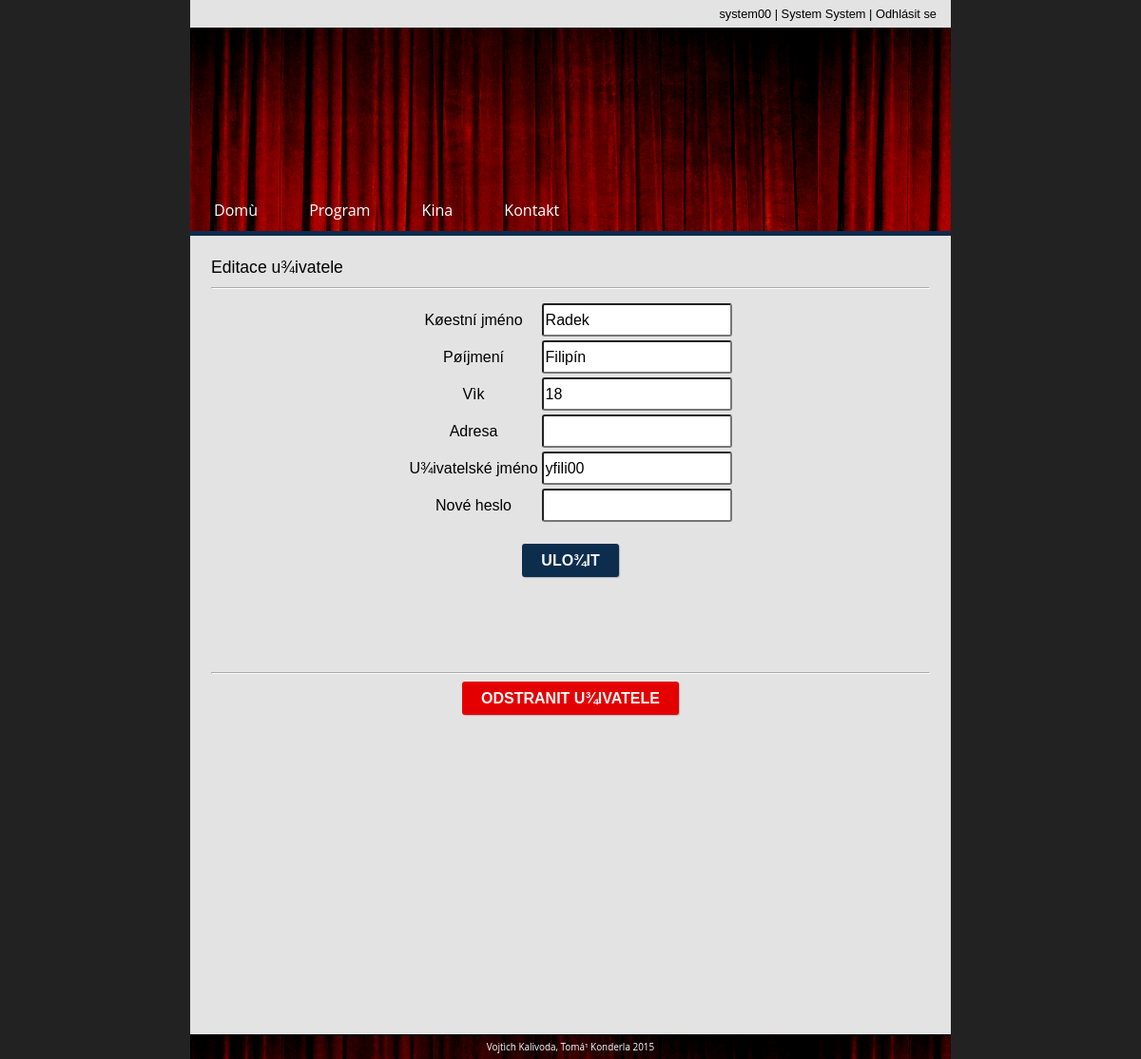
Page /edit_user.php?id=2 (signed in) on the committed database.
### tables this page shows
CREATE TABLE `Klient` (
	`id_klienta` int(10) NOT NULL AUTO_INCREMENT PRIMARY KEY,
	jmeno VARCHAR(50) NOT NULL,
	prijmeni  VARCHAR(50) NOT NULL,
	username VARCHAR(50) UNIQUE NOT NULL,
	heslo VARCHAR(50) NOT NULL,
	vek INTEGER
);

### core.php (called while the page is built, shortened)
<?php
	require_once 'db_connection.php';
	$_userLogged_ = false;
	$_userRights_ = 0;
	if( isset($_SESSION['user']) and $_SESSION['user'] != "" )
		$_userLogged_ = $_SESSION['user'];
	if( isset($_SESSION['rights']) and $_SESSION['rights'] != "")
		$_userRights_ = $_SESSION['rights'];
	include 'header.php';
?>

### edit_user.php (the view, shortened to what this page needs)
<?php
	require_once 'core.php';
	$found = false;
	if( isset($_GET['id']) )
	{
		$id_klienta =  $_GET['id'];
		$sql = "SELECT *
				FROM Klient
				WHERE id_klienta = " . $id_klienta;
		$result = $db->query($sql);
		if( $result->num_rows == 1 )
		{
			$row = $result->fetch_assoc();
			$found = true;
			$jmeno = $row['jmeno'];
			$prijmeni = $row['prijmeni'];
			$adresa = $row['adresa'];
			$vek = $row['vek'];
			$username = $row['username'];
		}
	}
?>
<!DOCTYPE HTML PUBLIC "-//W3C//DTD HTML 4.01 Transitional//EN>
<html>
<head>
	<link rel="stylesheet" href="css/style.css">
</head>
<body>
	<div class="content" >
		<h2>Editace u¾ivatele</h2>
		<hr>
		<?php
			if($found)
			{
				?>
				<form method="post">
					<table align="center" border="0">
						<tr>
							<td><input type="hidden" name="id_klienta"
						</tr>
						<tr>
							<td><label for="jmeno">Køestní jméno</label></td>
							<td><input type="text" name="jmeno"
								<?php
									echo ("value='" . $jmeno . "'");
								?>
								required /></td>
						</tr>
						<tr>
							<td><label for="prijmeni">Pøíjmení</label></td>
							<td><input type="text" name="prijmeni"
								<?php
									echo ("value='" . $prijmeni . "'");
								?>
								required /></td>
						</tr>
						<tr>
							<td><label for="vek">Vìk</label></td>
							<td><input type="text" name="vek"
								<?php
									if( $vek != NULL )
										echo ("value='" . $vek . "'");
								?>
								/></td>
						</tr>
						<tr>
							<td><label for="adresa">Adresa</label></td>
							<td><input type="text" name="adresa"
								<?php
									echo ("value='" . $adresa . "'");
								?>
								required /></td>
						</tr>
						<tr>
							<td><label for="username">U¾ivatelské jméno</label></td>
							<td><input type="text" name="username"
								<?php
									echo ("value='" . $username . "'");
								?>
								required /></td>
						</tr>
						<tr>
							<td><label for="pass">Nové heslo</label></td>
							<td><input type="password" name="pass" /></td>
						</tr>
					</table>
					<div class="topMargin">
						<button type="submit" name="btn-save" class="bigger">Ulo¾it</button>
					</div>
					<hr style="margin-top: 100px;">
					<div>
						<button type="submit" name="btn-remove" class="bigger remove" >Odstranit u¾ivatele</button>
					</div>
				</form>
				<?php
			}
			else
			{
				?>
				<div>Neexistující u¾ivatel.</div>
				<?php
			}
		?>
	</div>
	<?php include 'footer.php'; ?>
</body>
</html>

### header.php (shortened to what this page needs)
<div class="topbar">
	<?php
		if( $_userLogged_ )
		{
			if( $_userRights_ <= USER_RIGHTS )
			{
				$sql = "SELECT *
						FROM Klient
						WHERE id_klienta = '" . $_userLogged_ . "'";
			}
			else
			{
				$sql = "SELECT *
						FROM Zamestnanec
						WHERE id_zamestnance = '" . $_userLogged_ . "'";
			}
			$result = $db->query($sql);
			if( $result->num_rows == 1 )
			{
				$row = $result->fetch_assoc();
				if( $_userRights_ <= USER_RIGHTS )
					echo($row['username']);
				else
					echo($row['login']);
				echo(" | " . $row['jmeno'] . " " . $row['prijmeni'] . " | ");
				?>
					<a href="logout.php">Odhlásit se</a>
				<?php
			}
			else
			{
				?>
					<a href="login.php">Pøihlásit se</a>
				<?php
			}
		}
		else
		{
			?>
				<a href="login.php">Pøihlásit se</a>
			<?php
		}
	?>
</div>
<div class="mainMenu">
	<div class="menu">
		<div class="menuBG">
			<a href="index.php" class="menuItem">Domù</a>
			<a href="program.php" class="menuItem">Program</a>
			<a href="cinemas.php" class="menuItem">Kina</a>
			<a href="contact.php" class="menuItem">Kontakt</a>
		</div>
	</div>
</div>

### css/style.css (style rules this page uses)
.topbar { background: #e3e3e3; height: 29px; line-height: 29px; text-align: right; color: #000000; font-size: 0.8em; padding-right: 15px; }
.topbar a { text-decoration: none; color: #000000; }
body { font: 16px/1.5 Georgia, Verdana, Arial; margin: 0 auto; width: 800px; color: #000000; background-color: #222222; height:100%; }
.content { padding-top: 20px; padding-bottom: 20px; padding-left: 22px; padding-right: 22px; background-color: #e3e3e3; text-align: center; height: auto; min-height: 100%; }
form th, form td { font-weight: normal; font-family: Verdana, 'Geneva CE', lucida, sans-serif; }
h1, h2 { color: #000000; font-size: 1.7em; font-weight: normal; font-family: Verdana, Geneva, sans-serif; text-align: left; margin: 0px; }
h2 { font-size: 1.1em; }
.mainMenu { background-image: url('../img/header.png'); font-family: 'Open Sans', Verdana, 'Geneva CE', lucida, sans-serif; border-bottom: 5px solid rgba(12,45,78,11); padding-top: 80px; width: 100%; }
.menu { font-size: 1.0em; text-align: left; margin-top: 100px; padding-bottom: 10px; }
.menu a { text-decoration: none; border-bottom: none; color: white; }
.menuItem { padding-right: 25px; padding-left: 25px; }
.topMargin { margin-top: 20px; }
table { text-align: center; color: #000000; }
button { height: 35px; border: 0px; background: rgba(12,45,78,11); background: -moz-linear-gradient(top, #595959 , #515151); border-radius: 3px; box-shadow: 1px 1px 1px rgba(1,0,0,0.2); color: #f9f9f9; font-family: Verdana, Geneva, sans-serif; font-size: 1.0em; font-weight: bolder; text-transform: uppercase; cursor: pointer; }
.bigger { padding-left: 20px; padding-right: 20px; }
.remove { background: #E40000; }
input { height: 35px; width: 200px; border-radius: 3px; font-size: 1.0em; }
hr { border-color: #fff; border-style: inset; }

### rows in the picture
klient: username "system00", jmeno "System", prijmeni "System"
klient: jmeno "Radek", prijmeni "Filipí­n", vek "18", username "yfili00"
